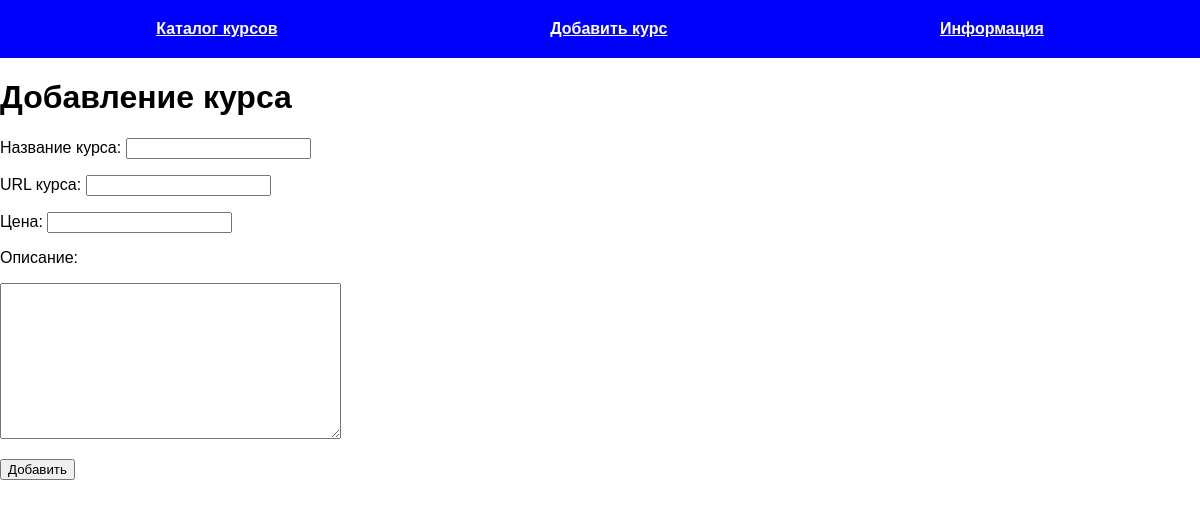
Page /add_post on the committed database.
### tables this page shows
CREATE TABLE mainmenu(
    id INTEGER PRIMARY KEY AUTOINCREMENT,
    title TEXT NOT NULL,
    url TEXT NOT NULL
);

### main.py (the view, shortened to what this page needs)
@app.route("/add_post", methods=["POST", "GET"])
def add_post():
    db = get_db()
    dbase = FDataBase(db)
    return render_template('add_post.html', title="Добавление курса", menu=dbase.get_menu())

### FDataBase.py (called while the page is built)
    def get_menu(self):
        sql = "SELECT * FROM mainmenu"
        try:
            self.__cur.execute(sql)
            res = self.__cur.fetchall()
            if res:
                return res
        except IOError:
            print("Ошибка чтения из БД")
        return []

### main.py (called while the page is built)
def connect_db():
    con = sqlite3.connect(app.config['DATABASE'])
    con.row_factory = sqlite3.Row
    return con

def get_db():
    if not hasattr(g, 'link_db'):
        g.link_db = connect_db()
    return g.link_db

### templates/add_post.html (shortened to what this page needs)
{% extends 'base.html' %}
{% block content %}
{{ super() }}
<form action="{{ url_for('add_post') }}" method="post">
    <p>Название курса: <input type="text" name="name" required></p>
    <p>URL курса: <input type="text" name="url" required></p>
    <p>Цена: <input type="text" name="price" required></p>
    <p>Описание:</p>
    <p><textarea name="post" cols="40" rows="10"></textarea></p>
    <p><input type="submit" value="Добавить"></p>
</form>
{% endblock %}

### templates/base.html (shortened to what this page needs)
<!DOCTYPE html>
<html lang="en">
<head>
    <link rel="stylesheet" href="{{ url_for('static', filename='css/style.css') }}">
</head>
<body>
{% block content %}
    {% block mainmenu %}
    <ul class="menu">
        {% for m in menu %}
        <li><a href="{{ m.url }}">{{ m.title }}</a></li>
        {% endfor %}
    </ul>
    {% endblock %}
<div class="content">
    {% if title %}
        <h1>{{ title }}</h1>
    {% else %}
        <h1></h1>
    {% endif %}
{% endblock %}
</div>
</body>
</html>

### static/css/style.css (style rules this page uses)
body { margin: 0; padding: 0; font-family: Verdana, Geneva, Tahoma, sans-serif; }
.menu { display: flex; justify-content: space-around; list-style: none; background: blue; padding: 20px; margin-top: 0; }
.menu a { font-weight: bold; color: white; }

### rows in the picture
mainmenu: title "Каталог курсов"
mainmenu: title "Добавить курс"
mainmenu: title "Информация"

### other values in the picture
{{ title }} "Добавление курса"
